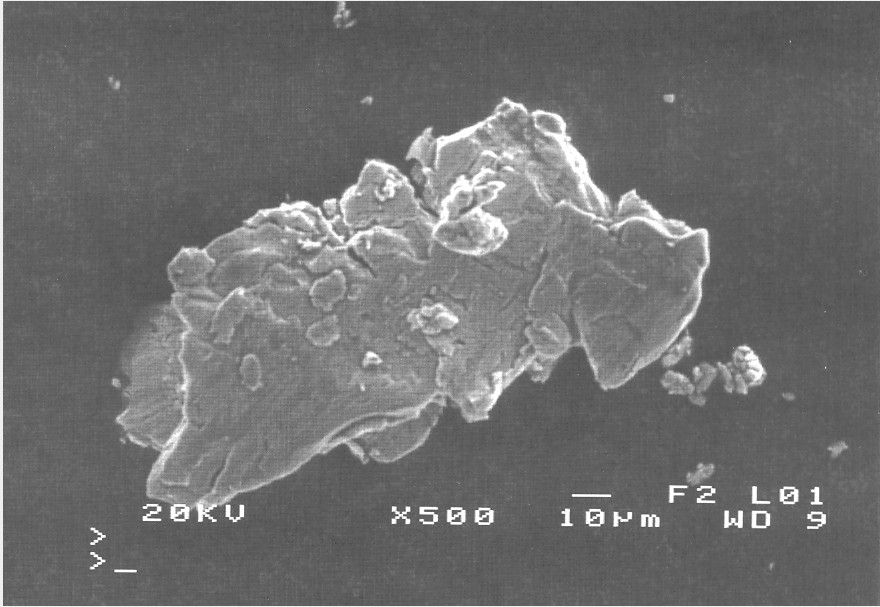
#> input picture data/images/cloud.jpg, 880 x 607 px
$ python day074.py
#> lines starting #> are read from the running program, lines starting #| are printed output that depends on the picture; after the words box and inside, x2 and y2 are one past the last pixel; in counts of white or black regions, pixels touching at a corner belong together
'''
Author       : Bingqiang Zhou
Date         : 2021-02-24 21:40:14
LastEditors  : Bingqiang Zhou
LastEditTime : 2021-02-24 22:31:46
Description  : 二值图像分析 – 提取最大轮廓与编码关键点
    提取星云的面积，做一些计算，其实在图像二值化的时候，我们需要考虑下面的因素，二值化方法选择：
        全局阈值二值化 threshold
        基于形态学梯度二值化 morphologyEx cv.MORPH_GRADIENT
        inRange二值化   inRange
        基于Canny边缘二值化 Canny
        自适应二值化 adaptiveThreshold
    我们在二值化方法选择上选择了全局阈值得到二值图像，然后进行轮廓分析，
    根据面积寻找最大轮廓，然后根据轮廓进行多边形逼近，获得轮廓关键点，
    最后可以绘制轮廓与关键点。
'''

import cv2 as cv
import numpy as np
import matplotlib.pyplot as plt

src = cv.imread("../data/images/cloud.jpg")
#> src is the input picture: shape (607, 880, 3); min 65, max 255, mean 111.1

# 图像二值化
src = cv.GaussianBlur(src, (3, 3), 0)
gray = cv.cvtColor(src, cv.COLOR_BGR2GRAY)
thresh, binary = cv.threshold(gray, 0, 255, cv.THRESH_OTSU) # 全局阈值二值化
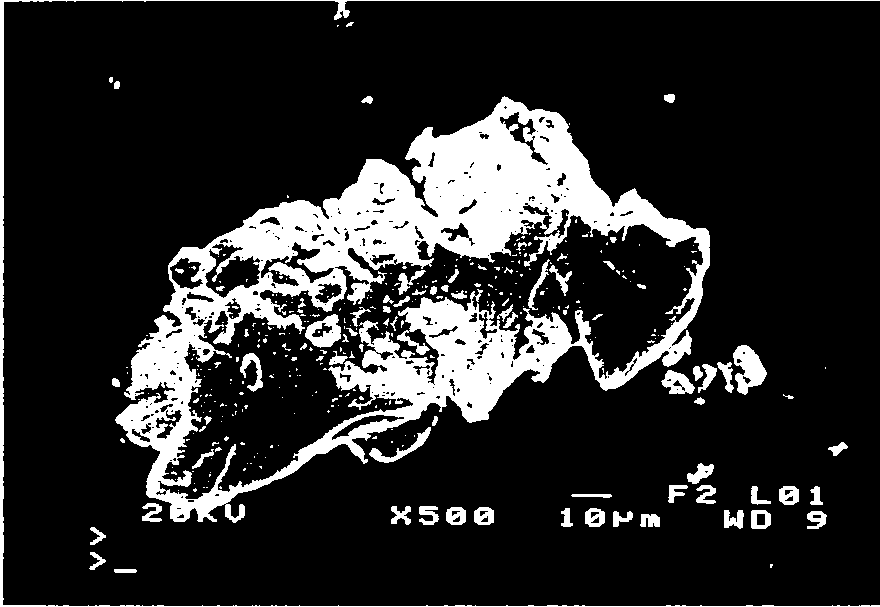
#> binary: shape (607, 880); 16.6% white; 345 white regions (262 under 20 px), largest, box (x1, y1, x2, y2) and area: (115, 96, 710, 523) 71953, (0, 0, 880, 607) 4456, (733, 345, 767, 395) 993
#> thresh = 133

# 闭操作，填充轮廓
kernel = cv.getStructuringElement(cv.MORPH_RECT, (5, 5))
binary = cv.morphologyEx(binary, cv.MORPH_CLOSE, kernel)
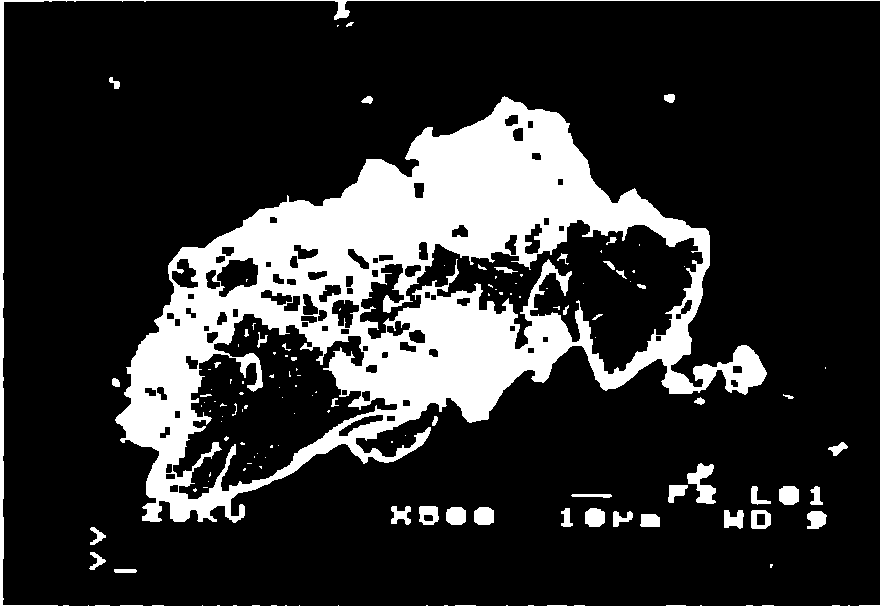
#> binary: shape (607, 880); 18.9% white; 117 white regions (69 under 20 px)

# 轮廓提取
contours, hierarchy = cv.findContours(binary, cv.RETR_EXTERNAL, cv.CHAIN_APPROX_SIMPLE)
#> contours = 36 contours, 7 with area under 20; largest, box (x1, y1, x2, y2) and area: (115, 96, 767, 523) 138596, (0, 0, 880, 607) 2194, (687, 463, 716, 504) 548, (751, 510, 771, 529) 319, (779, 486, 799, 505) 305
areas = []
for c in range(len(contours)):
    area = cv.contourArea(contours[c])
    if area < 200: # 跳过过小的轮廓
        area = 0
    areas.append(area)
#> this loop made 36 passes
#> after the loop, areas = 36 values, max 138596.5 at index 29, min 0 at index 0, mean 3995.4
    # cv.rectangle(src, (x, y), (x+w, y+h), (0, 0, 255), 2)
    # cv.drawContours(src, contours, c, (0, 255, 0), 2)


max_indices = np.argmax(areas) # 获取最大的轮廓
#> max_indices = 29

# 提取星云区域
temp = src.copy()
h, w = temp.shape[:2]
#> h = 607; w = 880
for x in range(w):
    for y in range(h):
        in_contours = cv.pointPolygonTest(contours[max_indices], (x, y), False)
        temp[y, x] = src[y, x] if in_contours >= 0 else 0
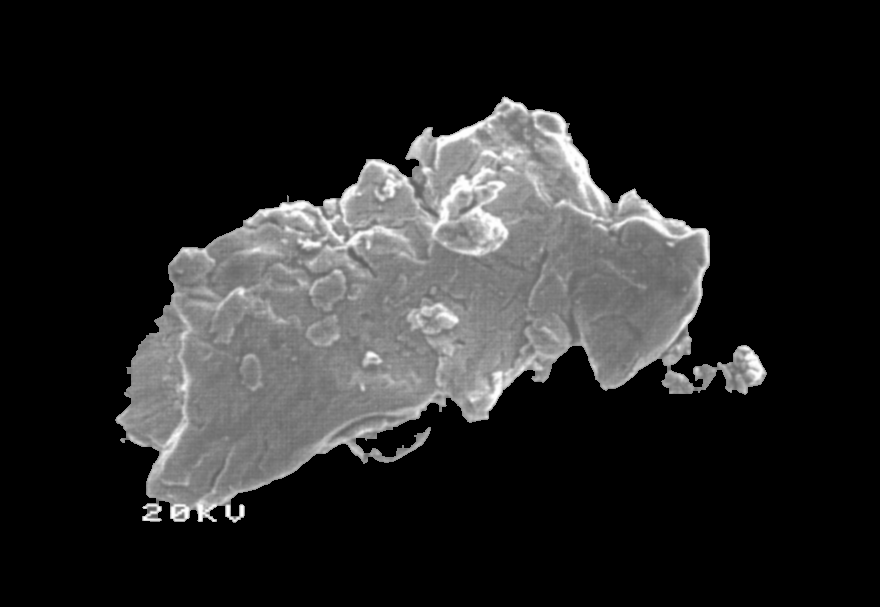
#> temp: shape (607, 880, 3); min 0, max 255, mean 38.4

# 画出轮廓以及关键点
cv.drawContours(src, contours, max_indices, (0, 255, 0), 2)
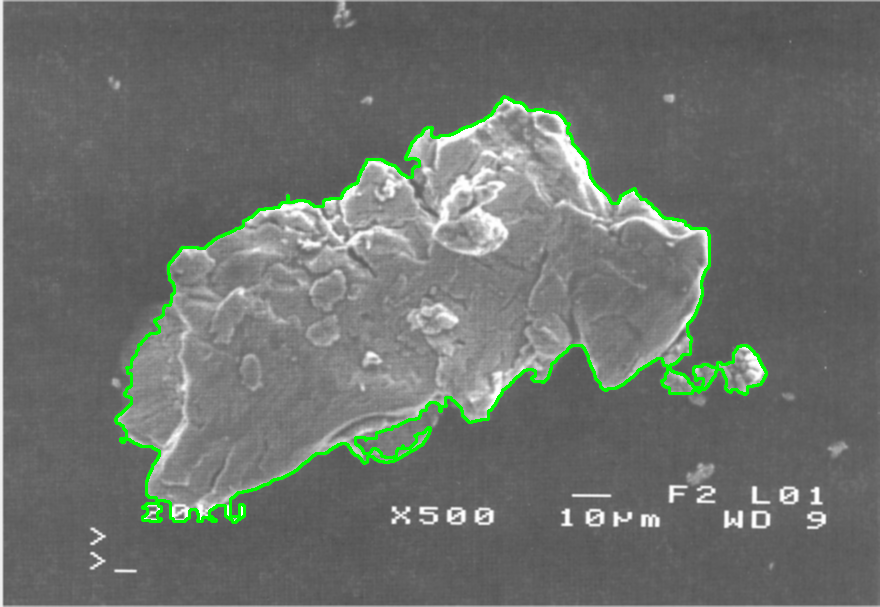
#> src: shape (607, 880, 3); mean B, G, R 108.5, 112.9, 108.5
keypts = cv.approxPolyDP(contours[max_indices], 4, True)
#> keypts = contour of 129 points, box (x1, y1, x2, y2) (115, 96, 767, 523), area 138686
for pt in keypts:
    cv.circle(src, tuple(pt[0, :]), 5, (0, 0, 255), -1)
#> this loop made 129 passes
#> pt on passes 1 to 12: [[766, 372]], [[746, 345]], [[737, 347]], [[732, 362]], [[695, 366]], [[695, 380]], [[703, 379]], [[701, 387]], [[670, 369]], [[690, 353]], [[687, 324]], [[700, 302]]
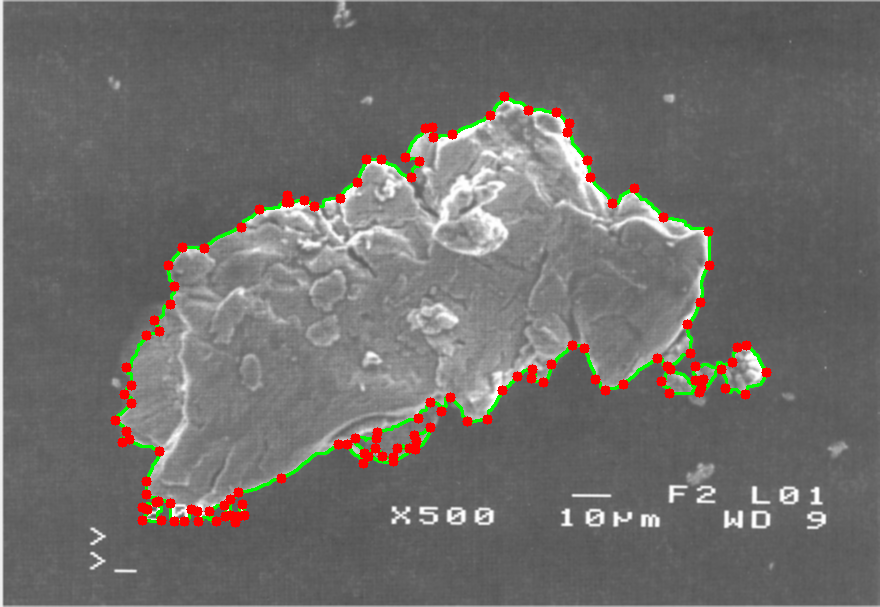
#> src: shape (607, 880, 3); 1.85% of pixels changed, all inside (x1, y1, x2, y2) = (110, 91, 772, 528)

# 可视化
rows = 1
cols = 3
images = [src, binary, temp]
titles = ["result", "binay", "cloud"]
plt.figure(figsize=(cols * 4, rows * 3)) # Width, height in inches.
for index, image in enumerate(images):
    plt.subplot(rows, cols, index + 1)
    if index >= len(titles):
        plt.title("image")
    else:
        plt.title(titles[index])
    plt.axis("off")
    if image.ndim > 2:
        plt.imshow(image[:, :, ::-1])
    else:
        plt.imshow(image, cmap="gray")
#> this loop made 3 passes
plt.show()
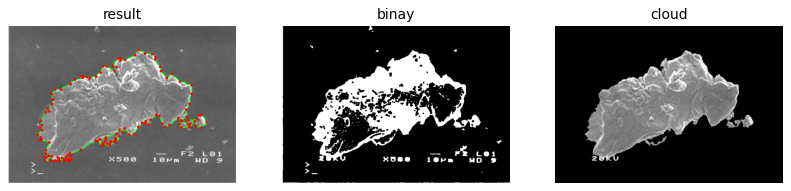
#> figure drawn by matplotlib, 3 panels
